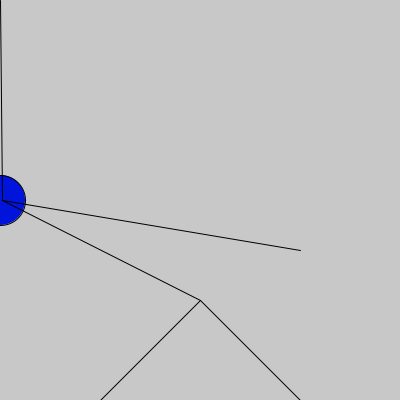
Frame 1 (no input)
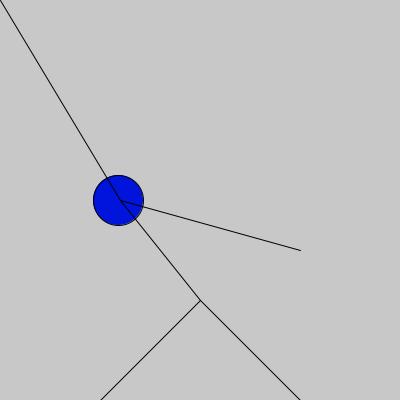
Frame 60 (the mouse pressed at the canvas centre just before this capture)
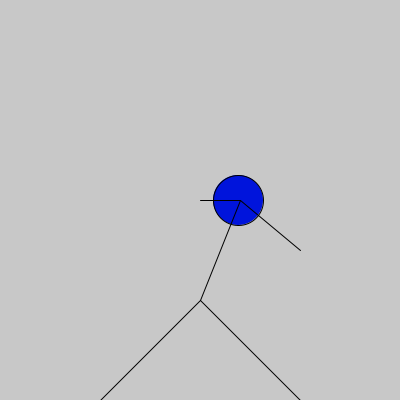
Frame 120 (the mouse held since frame 60 and released just before this capture)

The Processing sketch that drew these frames (run headless with seeded random() and noise(); from frame 60 on, the mouse is pressed at the canvas centre):

// Processing sketch: processing_109956
// ── processing_109956.pde

float xPos = 0;
float yPos;

void setup(){
size(400,400);
smooth();
yPos = height/2;
}

void draw(){
background(200);
fill(0,20,220);
ellipse(xPos, yPos, 50, 50);
// The below line says that the value of xPosition will grow by 2 every frame
xPos += 2; 
line(xPos, yPos, 200, 300);
line(200, 300, 100, 400);
line(200, 300, 300, 400);
line(mouseX, mouseY, xPos, yPos);
line(xPos, yPos, 300, 250);
}
